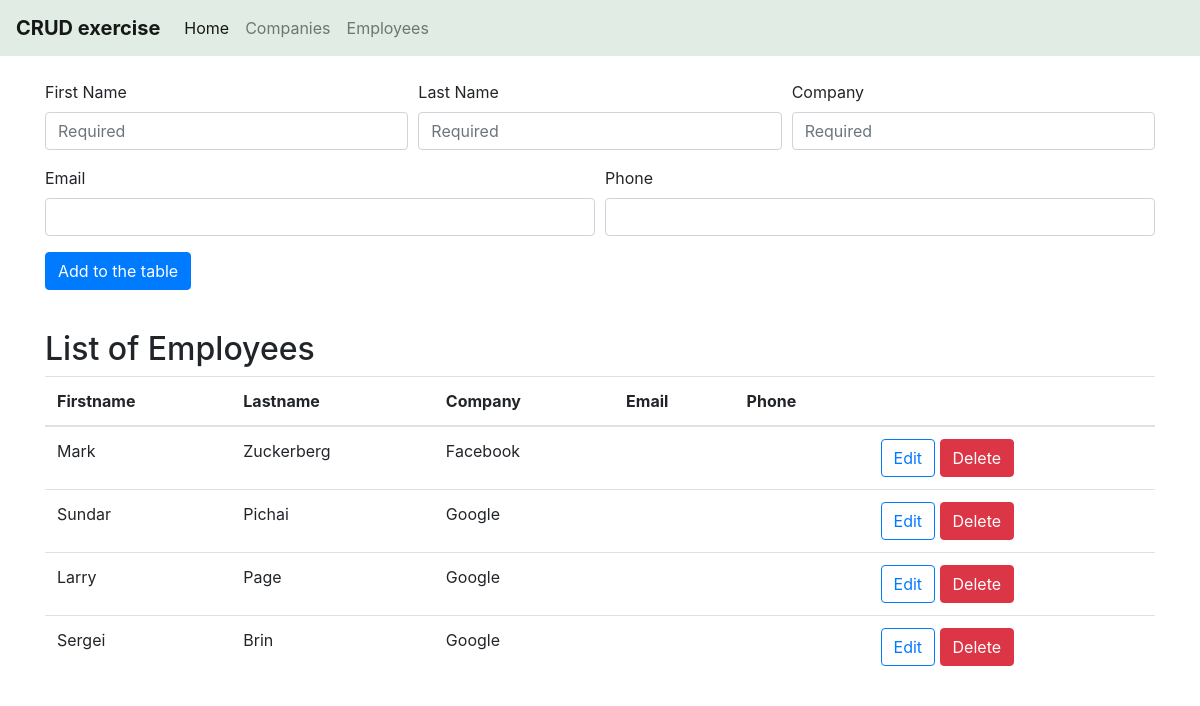
Page /employee.php on the committed database.
### tables this page shows
CREATE TABLE `employee` (
  `id` int(11) NOT NULL,
  `firstName` varchar(255) NOT NULL,
  `lastName` varchar(255) NOT NULL,
  `companyName` varchar(255) NOT NULL,
  `email` varchar(255) NOT NULL,
  `phone` varchar(30) NOT NULL
);

### includes/connect.php (called while the page is built, shortened)
<?php
$firstName = '';
$lastName = '';
$companyName = '';
$email = '';
$phone = '';
$update = false;
  ?>

### employee.php (the view, shortened to what this page needs)
<?php
  include('includes/header.php');
  include('includes/connect.php');
?>
<br>
<form method="post" action="includes/connect.php" class="container">
  <div class="form-row">
    <div class="form-group col-md-4">
      <label for="inputFirstName">First Name</label>
      <input type="text" class="form-control" id="inputFirstName" name="firstName" value="<?php echo $firstName; ?>" placeholder="Required" required>
    </div>
    <div class="form-group col-md-4">
      <label for="inputLastName">Last Name</label>
      <input type="text" class="form-control" id="inputLastName" name="lastName" value="<?php echo $lastName; ?>" placeholder="Required" required>
    </div>
    <div class="form-group col-md-4">
      <label for="inputCompany">Company</label>
      <input type="text" class="form-control" id="inputCompany" name="companyName" value="<?php echo $companyName; ?>" placeholder="Required" required>
    </div>
  </div>
  <div class="form-row">
    <div class="form-group col-md-6">
      <label for="inputEmail">Email</label>
      <input type="email" class="form-control" id="inputEmail" name="email" value="<?php echo $email; ?>">
    </div>
    <div class="form-group col-md-6">
      <label for="inputPhone">Phone</label>
      <input type="tel" class="form-control" id="inputPhone" name="phone" value="<?php echo $phone; ?>">
    </div>
  </div>
  <div class="form-group">
    <?php if($update){ ?>
      <button type="submit" class="btn btn-outline-primary" name="update" value="update">Update</button>
    <?php } else { ?>
      <button type="submit" class="btn btn-primary" name="add" value="add">Add to the table</button>
    <?php } ?>
  </div>
</form>
<br>
<div class="container">
  <h2>List of Employees</h2>
  <table class="table table-hover">
    <thead>
      <tr>
        <th>Firstname</th>
        <th>Lastname</th>
        <th>Company</th>
        <th>Email</th>
        <th>Phone</th>
        <th></th>
      </tr>
    </thead>
    <tbody>
      <?php
        $query_select_all = "SELECT * FROM employee";
        $run_query_select_all = mysqli_query($connection,$query_select_all);
        while($result = mysqli_fetch_assoc($run_query_select_all)){
          ?>
          <tr>
            <td><?php echo $result['firstName']; ?></td>
            <td><?php echo $result['lastName']; ?></td>
            <td><?php echo $result['companyName']; ?></td>
            <td><?php echo $result['email']; ?></td>
            <td><?php echo $result['phone']; ?></td>
            <td><a href="employee.php?edit=<?php echo $result['id']; ?>" class="btn btn-outline-primary">Edit</a>
                <a href="includes/connect.php?delete=<?php echo $result['id']; ?>" class="btn btn-danger">Delete</a>
              </td>
          </tr>
      <?php } ?>
    </tbody>
  </table>
</div>
<?php include('includes/footer.php'); ?>

### includes/header.php (shortened to what this page needs)
<!DOCTYPE html>
<html lang="en" dir="ltr">
  <head>
    <link rel="stylesheet" href="https://stackpath.bootstrapcdn.com/bootstrap/4.1.3/css/bootstrap.min.css">
  </head>
  <body>
    <nav class="navbar navbar-expand-lg navbar-light" style="background-color: #E0ECE4;">
      <a class="navbar-brand" href="index.php"><strong>CRUD exercise</strong></a>
      <div class="collapse navbar-collapse" id="navbarNav">
        <ul class="navbar-nav">
          <li class="nav-item active">
            <a class="nav-link" href="index.php">Home<span class="sr-only">(current)</span></a>
          </li>
          <li class="nav-item">
            <a class="nav-link" href="company.php">Companies</a>
          </li>
          <li class="nav-item">
            <a class="nav-link" href="employee.php">Employees</a>
          </li>
        </ul>
      </div>
    </nav>

### includes/footer.php (shortened to what this page needs)
</body>
</html>

### rows in the picture
employee: firstName "Mark", lastName "Zuckerberg", companyName "Facebook"
employee: firstName "Sundar", lastName "Pichai", companyName "Google"
employee: firstName "Larry", lastName "Page", companyName "Google"
employee: firstName "Sergei", lastName "Brin", companyName "Google"
